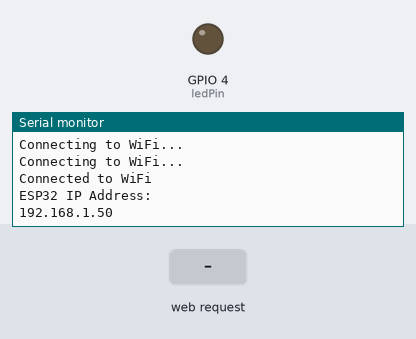
The sketch below on a simulated ESP32. Parts: output pins drawn as LEDs (lit = HIGH), the last lines printed to the serial monitor. The test bench sets the inputs (shaded band). WiFi joins after 1.5 s; servers stay silent unless stated.

Above: at 3.2 s.
3.3 s: HTTP request GET /yes received
At 4.2 s:
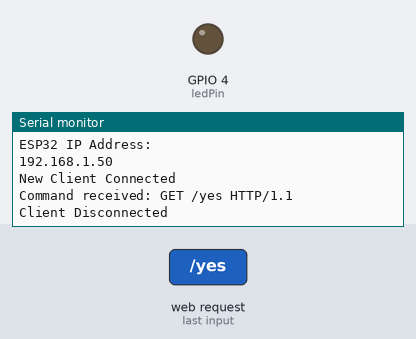
4.8 s: HTTP request GET /no received
At 5.3 s:
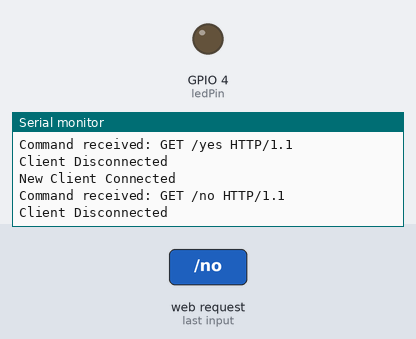

The sketch:

Simple_model_for_Safety_control_With_ESP32.ino
```cpp
#include <WiFi.h>

const char* ssid = "Daniel Kadurha";
const char* password = "danielkadurha";

WiFiServer server(80);

int ledPin = 4;
unsigned long lastMessageTime = 0;
unsigned long timeoutDuration = 30000;

void setup() {
  Serial.begin(115200);

  // Connect to WiFi
  WiFi.begin(ssid, password);
  while (WiFi.status() != WL_CONNECTED) {
    delay(1000);
    Serial.println("Connecting to WiFi...");
  }
  Serial.println("Connected to WiFi");


  Serial.println("ESP32 IP Address: ");
  Serial.println(WiFi.localIP());

  // Start the server
  server.begin();

  // Set the LED pin as an output
  pinMode(ledPin, OUTPUT);
}

void loop() {
  WiFiClient client = server.available();  // Listen for incoming clients

  if (client) {
    Serial.println("New Client Connected");

    String command = client.readStringUntil('\n');
    command.trim();  // Remove any whitespace

    Serial.println("Command received: " + command);

    // Update the last message time
    lastMessageTime = millis();

    // Control the built-in LED based on the received command
    if (command == "yes") {
      digitalWrite(ledPin, HIGH);  // Turn on LED
      Serial.println("LED ON");
    }
    else if (command == "no") {
      digitalWrite(ledPin, LOW);   // Turn off LED
      Serial.println("LED OFF");
    }

    // Close the connection
    client.stop();
    Serial.println("Client Disconnected");
  }

  // Check for timeout: if no message received in timeoutDuration, turn off LED
  if (millis() - lastMessageTime > timeoutDuration) {
    digitalWrite(ledPin, LOW);  // Turn off LED
    //Serial.println("No message received for 1 minute, LED OFF due to timeout.");
  }
  millis()==0;
}
```

Measured:
- after the input at 3.3 s, the serial monitor: prints a new line at once (image 1)
- after the input at 4.8 s, the serial monitor: prints a new line at once (image 2)
